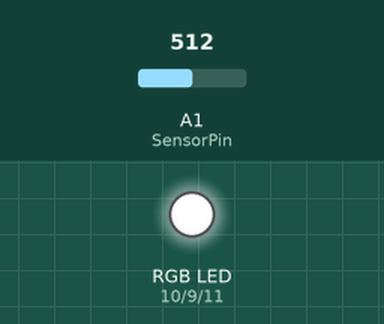
This sketch was run on a simulated Arduino Uno, built with avr-gcc and run on an emulated ATmega328P. Parts: an RGB LED mixed from three pins (HIGH = lit). The test bench sets the inputs (shaded band); at power-on: A1 (SensorPin) = 512.

Above: at 1.2 s.
1.3 s: A1 (SensorPin) set to 216
2.8 s: A1 (SensorPin) set to 193
At 4.0 s:
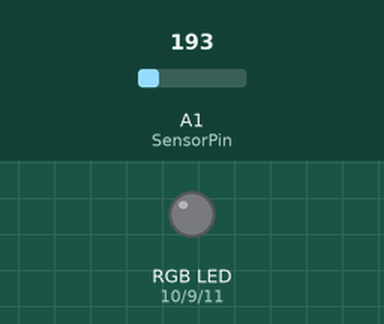
Timing chart, 0 to 5.8 s (numbered marks = the images above; inputs shaded):
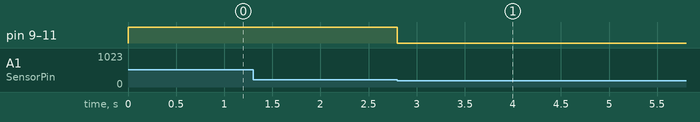

Measured:
- the behaviour switches between 201 and 200 on A1 (SensorPin) (found by bisection; images 0 and 1)
- after the input at 1.3 s, every drawn part: stays the same
- after the input at 2.8 s, pin 9 (GreenPin), pin 10 (RedPin), pin 11 (BluePin): HIGH → LOW at once

The sketch:

RGB_Serial_Arduino.ino
```cpp
// (licence header left out)
/*Colours*/
  //SetColour(0, 255, 255); //red
  //SetColour(255, 0, 255); //green
  //SetColour(255, 255, 0); //blue
  //SetColour(0, 0, 255); //yellow
  //SetColour(0,220, 255); //orange
  //SetColour(0, 255, 80); //purple
  //SetColour(255, 80, 0); //sky blue
  //SetColour(0, 0, 0); //white

const int SensorPin = 1;
int Value;
int RedPin = 10;
int GreenPin = 9;
int BluePin = 11;

int PeakInput;
int PeakLimit = 200; //default peak limit
int SerialColour = '8'; //default colour

char SerialData[10];

void setup(){
 pinMode(RedPin, OUTPUT);
 pinMode(GreenPin, OUTPUT);
 pinMode(BluePin, OUTPUT);
 Serial.begin(9600);
}

//--------------------------------------------------Main Loop Here


void loop(){
  Value = analogRead(SensorPin);
  if(Value > PeakLimit){
     colour(SerialColour);
    }
    else{
      SetColour(255, 255, 255); //turn leds off
    }

  if(Serial.available()>0){
    Serial.readBytes(SerialData,4);
    if(SerialData[0] == 'c'){
      SerialColour = SerialData[1]; //SerialData is coming ascii. I need to convert ascii to int.
      Serial.print("\nNew colour : ");
      Serial.print((char)SerialColour);
    }
    if(SerialData[0] == 'p'){
      PeakInput = SerialData[1]; //Also same situation happens here.
      PeakLimit = peak(PeakInput);
    }
  }
}

//--------------------------------------------------Functions Here
int peak(int peakinput){
  if(peakinput == '1'){
    return 80;
  }
  if(peakinput == '2'){
    return 100;
  }
  if(peakinput == '3'){
    return 200;
  }
  if(peakinput == '4'){
    return 300;
  }
  if(peakinput == '5'){
    return 400;
  }
  if(peakinput == '6'){
    return 500;
  }
  if(peakinput == '7'){
    return 600;
  }
  if(peakinput == '8'){
    return 700;
  }
  if(peakinput == '9'){
    return 800;
  }
}

void colour(int NumOfColour){
  if(NumOfColour == '1'){
    return SetColour(0, 255, 255); //red
  }
  if(NumOfColour == '2'){
    return SetColour(255, 0, 255); //green
  }
  if(NumOfColour == '3'){
    return SetColour(255, 255, 0); //blue
  }
  if(NumOfColour == '4'){
    return SetColour(0, 0, 255); //yellow
  }
  if(NumOfColour == '5'){
    return SetColour(0,220, 255); //orange
  }
  if(NumOfColour == '6'){
    return SetColour(0, 255, 80); //purple
  }
  if(NumOfColour == '7'){
    return SetColour(255, 80, 0); //sky blue
  }
  if(NumOfColour == '8'){
    return SetColour(0, 0, 0); //white
  }
}

void SetColour(int red, int green, int blue){
  red = 255 - red;
  green = 255 - green;
  blue = 255 - blue;
  analogWrite(RedPin, red);
  analogWrite(GreenPin, green);
  analogWrite(BluePin, blue);
}
```
